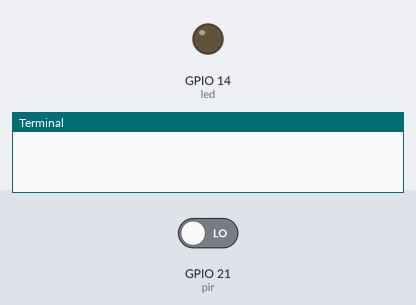
This program was run on a simulated Raspberry Pi (BCM pin numbers). Shown: output pins drawn as LEDs (lit = HIGH), the last lines printed to the terminal. Inputs (shaded band) come from the test bench; at power-on: GPIO 21 (pir) LOW. The clock reads 2024-03-15 10:24:30 at power-on unless the program sets it; the camera gives no picture and a still takes 0.5 s.

Above: at 1.2 s.
1.3 s: GPIO 21 (pir) driven HIGH
At 1.6 s:
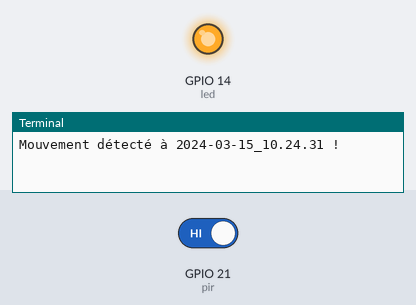
2.8 s: GPIO 21 (pir) driven LOW
At 3.9 s:
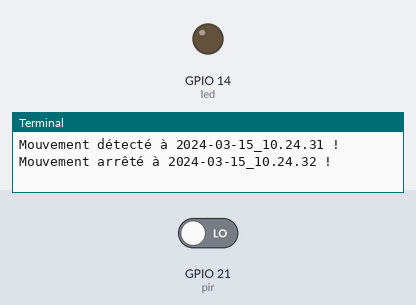
Timing chart, 0 to 5.8 s (numbered marks = the images above; inputs shaded):
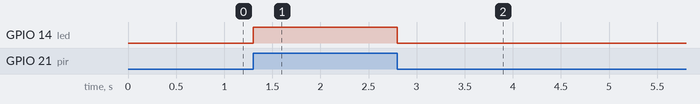

Measured:
- after the input at 1.3 s, GPIO 14 (led): LOW → HIGH at once
- after the input at 2.8 s, GPIO 14 (led): HIGH → LOW at once

The program:

led_mvnt.py
```python
from gpiozero import MotionSensor
from gpiozero import LED
from picamera import PiCamera
from datetime import datetime
from time import sleep

pir      = MotionSensor(21)
camera   = PiCamera()
led      = LED(14)

while True:

    pir.wait_for_motion()

    t = datetime.now().strftime("%Y-%m-%d_%H.%M.%S")
    print("Mouvement détecté à", t, "!")
    led.on()

    pir.wait_for_no_motion()

    t = datetime.now().strftime("%Y-%m-%d_%H.%M.%S")
    print("Mouvement arrêté à", t, "!\n")
    led.off()
```
